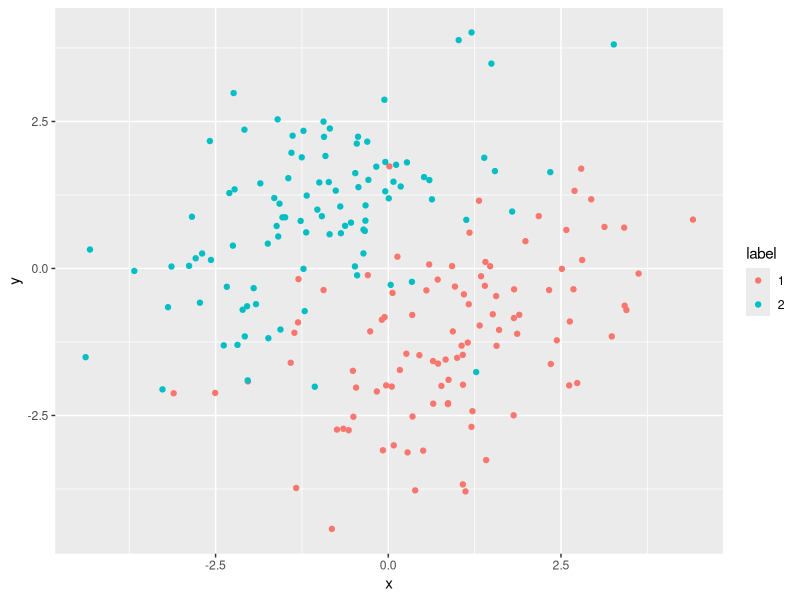
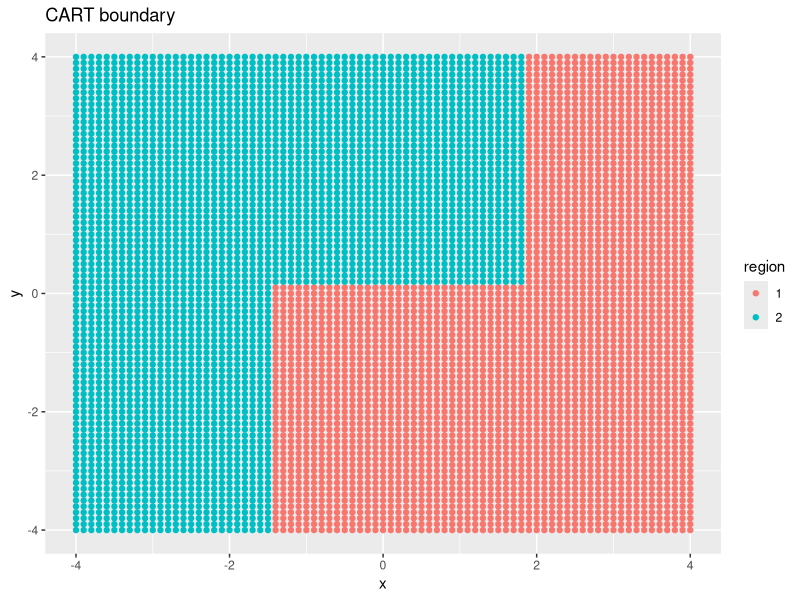

The R script that drew these images, in order: (Note: this script raises an error after producing the figures.)
#' ---
#' title: "Biostatistical Computing, PHC 6068"
#' subtitle: "Simulation studies 2"
#' author: Zhiguang Huo (Caleb)
#' date: "Wednesday November 1, 2017"
#' output:
#'   slidy_presentation: default
#'   ioslides_presentation: default
#'   beamer_presentation: null
#' ---
#' 
#' Outlines
#' ===
#' 
#' 
#' - Further simulations    
#'     - Compare CART, logistic regression, random forest
#'     - Central limit theorm
#'     - Multiple comparison
#'     - Validate a distribution as a mixture of other distributions
#'     - Compare the power of ward test, score test and likelihood ratio test
#' 
#' package setup page
#' ===
#' 
## ------------------------------------------------------------------------
library(MASS)
library(rpart)
library(randomForest)
library(ggplot2)

#' 
#' 
#' Compare machine learning classifier
#' ===
#' 
#' 
#' 
## ------------------------------------------------------------------------
set.seed(32611)
N<-100
d1<-mvrnorm(N, c(1,-1), matrix(c(2, 1, 1, 2), 2, 2))
d2<-mvrnorm(N, c(-1,1), matrix(c(2, 1, 1, 2), 2, 2))
d <- rbind(d1, d2)
label <- c(rep("1", N), rep("2", N))
data_train <- data.frame(label=label, x=d[,1], y=d[,2])
names(data_train)<-c("label", "x", "y")

ggplot(data_train) + aes(x=x,y=y,col=label) + geom_point()

#' 
#' 
#' CART
#' ===
#' 
## ------------------------------------------------------------------------
acart <- rpart(label ~ . ,data=data_train)

avec <- seq(-4,4,0.1)
z <- expand.grid(avec, avec)
z <- data.frame(x=z[,1],y=z[,2])
predict_cart <- predict(acart, z, type = "vector")

z_cart <- cbind(region=as.factor(predict_cart), z)
ggplot(z_cart) + aes(x=x,y=y,col=region) + geom_point() + 
  labs(title = "CART boundary")

#' 
#' 
#' Random forest
#' ===
#' 
## ------------------------------------------------------------------------
aRF <- randomForest(label ~ . ,data=data_train)

avec <- seq(-4,4,0.1)
z <- expand.grid(avec, avec)
z <- data.frame(x=z[,1],y=z[,2])
predict_RF <- predict(aRF, z)

z_RF <- cbind(region=as.factor(predict_RF), z)
ggplot(z_RF) + aes(x=x,y=y,col=region) + geom_point() + 
  labs(title = "Random forest boundary")

#' 
#' 
#' Logistic regression
#' ===
#' 
## ------------------------------------------------------------------------
aLogistic <- glm(label ~ . ,data=data_train, family = binomial())

avec <- seq(-4,4,0.1)
z <- expand.grid(avec, avec)
z <- data.frame(x=z[,1],y=z[,2])
predict_Logistic <- ifelse(predict(aLogistic, z, type="response")>0.5,2,1)

z_Logistic <- cbind(region=as.factor(predict_Logistic), z)
ggplot(z_Logistic) + aes(x=x,y=y,col=region) + geom_point() + 
  labs(title = "logistic regression boundary")

#' 
#' Compare which classifier works the best in terms of accuracy
#' === 
#' 
#' - Testing dataset
#' 
## ------------------------------------------------------------------------
set.seed(32611)
N_test<-10000
d1_test<-mvrnorm(N_test, c(1,-1), matrix(c(2, 1, 1, 2), 2, 2))
d2_test<-mvrnorm(N_test, c(-1,1), matrix(c(2, 1, 1, 2), 2, 2))
d_test <- rbind(d1_test, d2_test)
label_test <- c(rep("1", N_test), rep("2", N_test))
data_test <- data.frame(label=label_test, x=d_test[,1], y=d_test[,2])
names(data_test)<-c("label", "x", "y")

ggplot(data_test) + aes(x=x,y=y,col=label) + geom_point(alpha = 0.7)

#' 
#' 
#' Prediction accuracy for CART
#' === 
#' 
## ------------------------------------------------------------------------
prediction_test_cart <- predict(acart, data_test, type="vector")
table_test_cart <- table(prediction_test_cart, data_test$label)
table_test_cart
accuracy_test_cart <- sum(diag(table_test_cart))/sum(table_test_cart)
accuracy_test_cart

#' 
#' 
#' Prediction accuracy for random forest
#' === 
#' 
## ------------------------------------------------------------------------
prediction_test_RF <- predict(aRF, data_test)
table_test_RF <- table(prediction_test_RF, data_test$label)
table_test_RF
accuracy_test_RF <- sum(diag(table_test_RF))/sum(table_test_RF)
accuracy_test_RF

#' 
#' Prediction accuracy for logistic regression
#' === 
#' 
## ------------------------------------------------------------------------
prediction_test_logistic <- ifelse(predict(aLogistic, data_test, type="response")>0.5,2,1)
table_test_logistic <- table(prediction_test_logistic, data_test$label)
table_test_logistic
accuracy_test_logistic <- sum(diag(table_test_logistic))/sum(table_test_logistic)
accuracy_test_logistic

#' 
#' Central limit theorm
#' ===
#' 
#' Suppose $\{X_1, X_2, \ldots, X_n\}$ is a sequence of i.i.d. random variables with $E(X_i) = \mu$ and $Var(X_i) = \sigma^2 < \infty$.
#' Then as $n$ approaches infinity, the following random variables converge in distribution to a standarded normal $N(0,1)$
#' 
#' $$\frac{\sqrt{n} (\frac{1}{n} \sum_{i=1}^n X_i - \mu)}{\sigma} \rightarrow N(0, 1)$$
#' 
#' 
#' Poisson distribution
#' ===
#' 
#' - For Poisson distribution with parameter $\lambda$
#' 
#' $$f(k) = \frac{\lambda^k \exp(-\lambda)}{k!}$$
#' 
#' - $\mu = \lambda$
#' - $\sigma^2 = \lambda$
#' 
#' n = 10
#' ===
#' 
## ------------------------------------------------------------------------
n <- 10
lambda <- 5

B <- 5000
collection <- numeric(B)
  
for(b in 1:B){
  set.seed(b)
  x <- rpois(n = n, lambda = lambda)
  collection[b] <- sqrt(n) * (mean(x) - lambda) / sqrt(lambda)
}

hist(collection)

qqnorm(collection)
abline(a = 0, b = 1, col = 2)

shapiro.test(collection)

#' 
#' 
#' n = 40
#' ===
#' 
## ------------------------------------------------------------------------
n <- 40
lambda <- 5

B <- 5000
collection <- numeric(B)
  
for(b in 1:B){
  set.seed(b)
  x <- rpois(n = n, lambda = lambda)
  collection[b] <- sqrt(n) * (mean(x) - lambda) / sqrt(lambda)
}

hist(collection)

qqnorm(collection)
abline(a = 0, b = 1, col = 2)

shapiro.test(collection)

#' 
#' 
#' n = 100
#' ===
#' 
## ------------------------------------------------------------------------
n <- 100
lambda <- 5

B <- 5000
collection <- numeric(B)
  
for(b in 1:B){
  set.seed(b)
  x <- rpois(n = n, lambda = lambda)
  collection[b] <- sqrt(n) * (mean(x) - lambda) / sqrt(lambda)
}

hist(collection)

qqnorm(collection)
abline(a = 0, b = 1, col = 2)

shapiro.test(collection)

#' 
#' Multiple testing
#' ===
#' 
#' - Say you have a set of hypothesis that you want to test simultaneously.
#' - The first idea is to test each hypothesis separately, using a same significance $\alpha$.
#' 
#' - i.e. You have 20 hypothesis to test at a significance level $\alpha = 0.05$. What is the probability of observing at least one significant result just due to chance?
#' 
#' $\begin{aligned}
#' P(\mbox{at least one significant result}) &= 1 - P(\mbox{no significant result}) \\ 
#' & = (1 - 0.05)^{20} \\
#' & \approx 0.64 \\
#' \end{aligned}$
#' 
#' - i.e. In genomic study, say you are tesing 10,000 genes and all of them are non-significant.
#' At $\alpha$ level $0.05$, by chance you will declare 500 sigfinicant genes.
#' 
#' 
#' Bonferroni correction
#' ===
#' 
#' - The Bonferroni correction sets the significance cut-off at $\alpha / n$.
#' - In the previous example with 20 tests and $\alpha = 0.05$, we will only reject a null hypothesis if the p-value is less than 0.0025.
#' 
#' $\begin{aligned}
#' P(\mbox{at least one significant result}) &= 1 - P(\mbox{no significant result}) \\ 
#' & = (1 - 0.0025)^{20} \\
#' & \approx 0.0488 \\
#' \end{aligned}$
#' 
#' - Bonferroni correction tends to be a bit too conservative (and very conservative if the samples are correlated).
#' 
#' Simulation experiment
#' ===
#' 
## ------------------------------------------------------------------------
B <- 1000
n <- 20
alpha <- 0.05

count <- 0
for(b in 1:B){
  set.seed(b)
  ap <- runif(n)
  
  if(any(ap < alpha/n)){
    count <- count + 1
  }
}
count/B


#' 
#' 
#' False discovery rate
#' ===
#' 
#' - raw $\alpha$ level: doesn't control for multiple comparison. False positive by chance. Too loose.
#' - Bonferroni correction: among all tests for samples from null distribution, the probability to falsely reject at least one sample is $\alpha$. Too stringent.
#' - False discover rate (FDR)
#'     - This is defined as the proportion of false positives among all significant results.
#' 
#' ![](../figure/FDRTable.png)
#' 
#' - Control $FDR = FP/R$ within a pre-specified range.
#' 
#' Simulation setting
#' ===    
## ------------------------------------------------------------------------
B1 <- 9000
B2 <- 1000
B <- B1 + B2
n <- 10

SigLabel <- c(rep(F,  B1), rep(T, B2))

pval <- numeric(B)

for(b in 1:B){
    set.seed(b)
    if(b <= B1){
    x <- rnorm(n)
  } else {
    x <- rnorm(n, mean = 2)
  }
  
  pval[b] <- t.test(x=x)$p.value
}

#' 
#' 
#' False discovery rate example
#' ===
## ------------------------------------------------------------------------
qvalue <- p.adjust(pval, "BH")
test_fdr <- qvalue < 0.05
table_fdr <- table(SigLabel, test_fdr)
table_fdr

fpr_fdr <-  sum(test_fdr & !SigLabel) / sum(test_fdr)
fpr_fdr

#' 
#' Comparison - raw p-value
#' ===
#' 
## ------------------------------------------------------------------------
test_raw <- pval < 0.05
table_raw <- table(SigLabel, test_raw)
table_raw

fdr_raw <-  sum(test_raw & !SigLabel) / sum(test_raw)
fnr_raw <-  sum(!test_raw & SigLabel) / sum(!test_raw)
fdr_raw
fnr_raw

#' 
#' Comparison - bonferroni correction
#' ===
## ------------------------------------------------------------------------
test_bonferroni <- pval < 0.05/length(pval)
table_bonferroni <- table(SigLabel, test_bonferroni)
table_bonferroni

fpr_bonferroni <-  sum(test_bonferroni & !SigLabel) / sum(test_bonferroni)
fnr_bonferroni <- sum(!test_bonferroni & SigLabel) / sum(!test_bonferroni)
fpr_bonferroni
fnr_bonferroni

#' 
#' Comparison - false discovery rate
#' ===
## ------------------------------------------------------------------------
qvalue <- p.adjust(pval, "BH")
test_fdr <- qvalue < 0.05
table_fdr <- table(SigLabel, test_fdr)
table_fdr

fpr_fdr <-  sum(test_fdr & !SigLabel) / sum(test_fdr)
fnr_fdr <- sum(!test_fdr & SigLabel) / sum(!test_fdr)
fpr_fdr
fnr_fdr

#' 
#' Validate a distribution as a mixture of other distributions
#' ===
#' 
#' - Bayesian statistics, conjugate prior
#' 
#' - e.g.
#' $$Y|\mu \sim N(\mu, \sigma^2)$$
#' $$\mu \sim N(\mu_0, \sigma_0^2)$$
#' We can conclude the following relationship by some tedious derivation
#' 
#' $$Y \sim N(\mu_0, \sigma^2 + \sigma_0^2)$$
#' 
#' - What if you are not confident about your derivation?
#' 
#' 
#' Simulaitons (try to increase n)
#' ===
#' 
## ------------------------------------------------------------------------
library(ggplot2)
mu0 <- 2
sigma <- 1
sigma0 <- 3

## using derived formula
n <- 1000
y1 <- rnorm(n, mean = mu0, sd = sqrt(sigma^2 + sigma0^2))

## using mixture approach
mu <- rnorm(n, mean = mu0, sd = sigma0)
y2 <- rnorm(n, mean = mu, sd = sigma)

df <- data.frame(x = c(y1, y2),
                 g = gl(2, n))
ggplot(df, aes(x, colour = g)) + geom_density()



#' 
#' 
#' compare ward test, score test and likelihood ratio test (in one dimension)
#' ===
#' 
#' - Poisson distribution
#' 
#' $$f(y; \lambda) = \frac{\exp(-\lambda) \lambda^y}{y!}$$
#' - Likelihood function
#' 
#' $$L(\lambda; y_1, \ldots, y_n) = \prod_{i=1}^n \frac{\exp(-\lambda) \lambda^{y_i}}{y_i!}$$
#' - log likelihood function
#' 
#' $\begin{aligned}
#' l(\lambda; y_1, \ldots, y_n) & = \sum_{i=1}^n log \frac{\exp(-\lambda) \lambda^{y_i}}{y_i!} \\ 
#' & \propto \sum_i y_i \log \lambda - n \lambda \\ 
#' \end{aligned}$
#' 
#' 
#' ---
#' 
#' - Score function
#' 
#' $\begin{aligned}
#' s(\lambda) & = \frac{1}{n}\frac{\partial l(\lambda)}{\partial \lambda} \\
#' & = \frac{1}{n} \frac{\sum_i y_i}{\lambda} - 1 \\
#' \end{aligned}$
#' 
#' - Fisher's information
#' 
#' $\begin{aligned}
#' I(\lambda) & = - E(\frac{1}{n}\frac{\partial^2 l(\lambda)}{\partial \lambda^2}) \\
#' & = E(\frac{1}{n} \frac{\sum_i y_i}{\lambda^2} ) \\
#' & = \frac{1}{\lambda} \\
#' \end{aligned}$
#' 
#' 
#' 
#' compare ward test, score test and likelihood ratio test (in one dimension)
#' ===
#' 
#' - Wald test
#' 
#' $$n (\lambda - \lambda_0)^2 \hat{I}(\lambda) \sim \chi^2(1)$$
#' 
#' 
#' - Score test
#' 
#' $$n S(\lambda_0)^2 I(\lambda_0)^{-1}  \sim \chi^2(1)$$
#' 
#' - likelihood ratio test
#' 
#' $$- 2 \log \{ \frac{\sup_{\lambda = \lambda_0}L(\lambda)}{\sup_{\lambda \in \Lambda}L(\lambda)} \} \sim \chi^2(1)$$
#' 
#' compare ward test, score test and likelihood ratio test
#' ===
#' 
#' ![](../figure/asyTest.gif)
#' 
#' 
#' Simulation, check if these tests achieve advertised size
#' ===
#' 
#' - $\lambda_0 = 5$
#' - vary sample sizes
#'     - n = 20
#' 
#' Simulation -- Wald test
#' ===
#' 
#' 
## ------------------------------------------------------------------------
lambda0 = 5
n <- 20 ## increase
B <- 1000
alpha <- 0.05

count <- 0
for(b in 1:B){
  set.seed(b)
  y <- rpois(n, lambda = lambda0)
  lambda_hat <- mean(y)
  T_ward <- n * (lambda_hat - lambda0)^2 * (1/lambda_hat)
  if(pchisq(T_ward, df = 1, lower.tail = F) < alpha){
    count <- count + 1
  }
}
count / B

#' 
#' 
#' Simulation -- Score test
#' ===
#' 
## ------------------------------------------------------------------------
lambda0 = 5
n <- 20 ## increase
B <- 1000
alpha <- 0.05

count <- 0
for(b in 1:B){
  set.seed(b)
  y <- rpois(n, lambda = lambda0)
  lambda_hat <- mean(y)
  s <- lambda_hat/lambda0 - 1
  T_score <- n * s^2 * lambda0
  if(pchisq(T_score, df = 1, lower.tail = F) < alpha){
    count <- count + 1
  }
}
count / B

#' 
#' 
#' Simulation -- likelihood ratio test
#' ===
#' 
## ------------------------------------------------------------------------
lambda0 = 5
n <- 20 ## increase
B <- 1000
alpha <- 0.05

count <- 0
for(b in 1:B){
  set.seed(b)
  y <- rpois(n, lambda = lambda0)
  lambda_hat <- mean(y)
  l <- n * (lambda_hat * log(lambda_hat) - lambda_hat)
  l0 <- n * (lambda_hat * log(lambda0) - lambda0)
  T_lr <- -2*(l0 - l)
  if(pchisq(T_lr, df = 1, lower.tail = F) < alpha){
    count <- count + 1
  }
}
count / B

#' 
#' compare ward test, score test and likelihood ratio test -- using large sample
#' ===
#' 
## ------------------------------------------------------------------------
lambda0 = 5
n <- 20 ## increase
B <- 1000
alpha <- 0.05

count_wald <- 0
count_score <- 0
count_lr <- 0
for(b in 1:B){
  set.seed(b)
  y <- rpois(n, lambda = lambda0)
  lambda_hat <- mean(y)
  s <- lambda_hat/lambda0 - 1
  l <- n * (lambda_hat * log(lambda_hat) - lambda_hat)
  l0 <- n * (lambda_hat * log(lambda0) - lambda0)

  T_ward <- n * (lambda_hat - lambda0)^2 * (1/lambda_hat)
  T_score <- n * s^2 * lambda0
  T_lr <- -2*(l0 - l)

  if(pchisq(T_ward, df = 1, lower.tail = F) < alpha) count_wald <- count_wald + 1
  if(pchisq(T_score, df = 1, lower.tail = F) < alpha) count_score <- count_score + 1
  if(pchisq(T_lr, df = 1, lower.tail = F) < alpha) count_lr <- count_lr + 1
}

count_wald / B
count_score / B
count_lr / B


#' 
#' Will be on HW
#' ===
#' 
#' Compare the power of ward test, score test and likelihood ratio test
#' 
## ------------------------------------------------------------------------
knitr::purl("simulation2.rmd", output = "simulation2.R ", documentation = 2)

